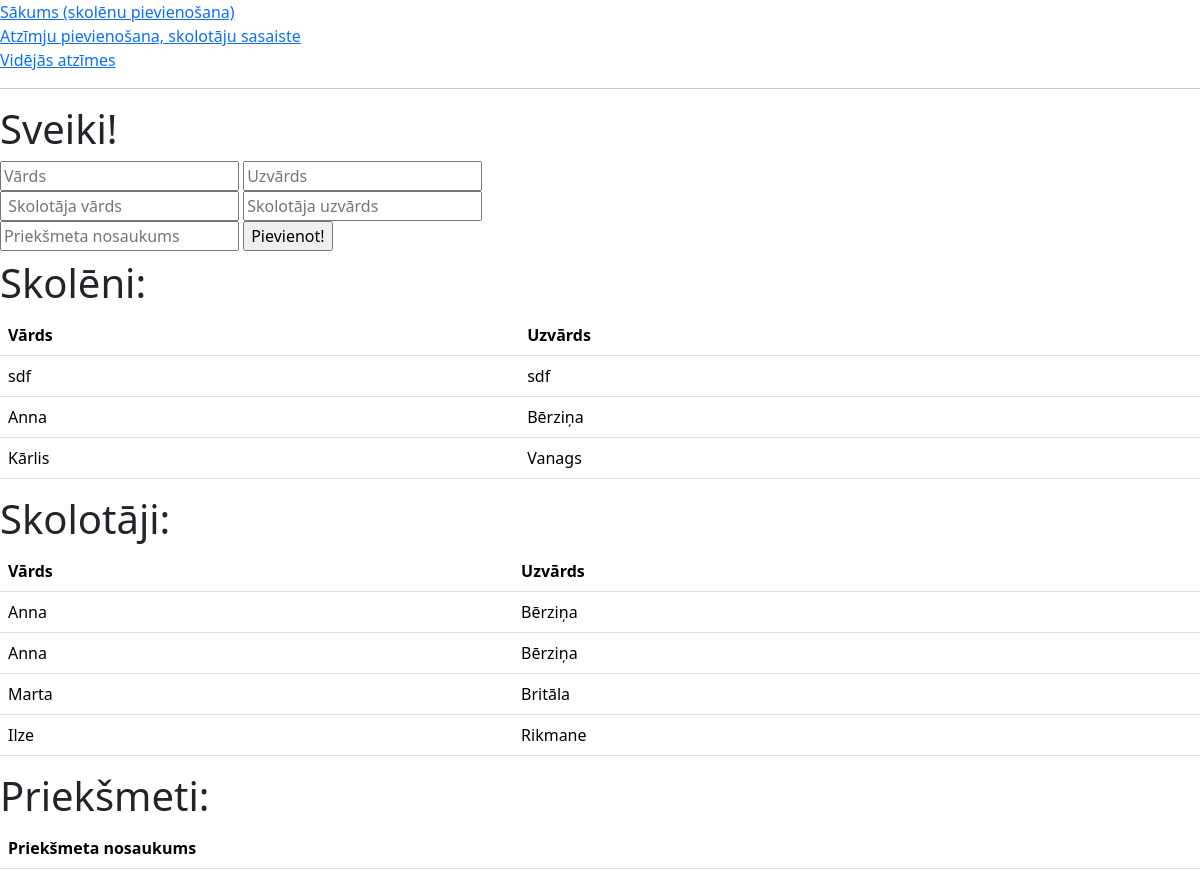
The page / on the database its author committed.
### tables this page shows
CREATE TABLE skoleni(
        id INTEGER PRIMARY KEY AUTOINCREMENT,
        vards TEXT NOT NULL,
        uzvards TEXT NOT NULL
        );

CREATE TABLE skolotaji(
        id INTEGER PRIMARY KEY AUTOINCREMENT,
        vards TEXT NOT NULL,
        uzvards TEXT NOT NULL
        );

### main.py (the view, shortened to what this page needs)
@app.route("/", methods=["POST","GET"])
def index():
    skoleni_no_db = iegut_skolenus()
    skolotaji_no_db = iegut_skolotajus()
    return render_template("index.html", skoleni = skoleni_no_db,  skolotaji = skolotaji_no_db)

### dati.py (called while the page is built)
def iegut_skolenus():
    cur = conn.cursor()
    cur.execute(
        """SELECT vards, uzvards FROM skoleni"""
    )
    conn.commit()
    dati = cur.fetchall()
    return dati

def iegut_skolotajus():
    cur = conn.cursor()
    cur.execute(
        """SELECT vards, uzvards FROM skolotaji"""
    )
    conn.commit()
    dati = cur.fetchall()
    return dati

### templates/index.html (shortened to what this page needs)
<!DOCTYPE html>
<html lang="lv">
    <head>
        <link href="https://cdn.jsdelivr.net/npm/bootstrap@5.3.3/dist/css/bootstrap.min.css" rel="stylesheet">
    </head>
    <body>
<a href="/">Sākums (skolēnu pievienošana)</a><br>
<a href="/pievienot">Atzīmju pievienošana, skolotāju sasaiste</a><br>
<a href="/atzimes">Vidējās atzīmes</a>
<hr>
{% block saturs%}
        <h1>Sveiki!</h1>
        <form method="post">
            <input type="text" id="name" name="name" placeholder="Vārds">
            <input type="text" id="lastname" name="lastname" placeholder="Uzvārds">
<br>
            <input type="text" id="sk_name" name="sk_name" placeholder=" Skolotāja vārds">
            <input type="text" id="sk_lastname" name="sk_lastname" placeholder="Skolotāja uzvārds">
<br>
            <input type="text" id="prieksmets" name="prieksmets" placeholder="Priekšmeta nosaukums">
            <input type="submit" value="Pievienot!">
        </form>
<h1>Skolēni:</h1>
        <table class="table">
            <tr>
                <th>Vārds</th>
                <th>Uzvārds</th>
            </tr>
            {% for viens in skoleni %}
            <tr>
            <td>{{viens[0]}}</td>
            <td>{{viens[1]}}</td>
            </tr>
            {% endfor %}
        </table>
        <h1>Skolotāji:</h1>
        <table class="table">
            <tr>
                <th>Vārds</th>
                <th>Uzvārds</th>
            </tr>
            {% for viens in skolotaji %}
            <tr>
            <td>{{viens[0]}}</td>
            <td>{{viens[1]}}</td>
            </tr>
            {% endfor %}
        </table>
        <h1>Priekšmeti:</h1>
        <table class="table">
            <tr>
                <th>Priekšmeta nosaukums</th>
            </tr>
        </table>
{% endblock %}
    </body>
</html>

### rows shown on the page
skoleni: vards "sdf", uzvards "sdf"
skoleni: vards "Anna", uzvards "Bērziņa"
skoleni: vards "Kārlis", uzvards "Vanags"
skolotaji: vards "Anna", uzvards "Bērziņa"
skolotaji: vards "Anna", uzvards "Bērziņa"
skolotaji: vards "Marta", uzvards "Britāla"
skolotaji: vards "Ilze", uzvards "Rikmane"
